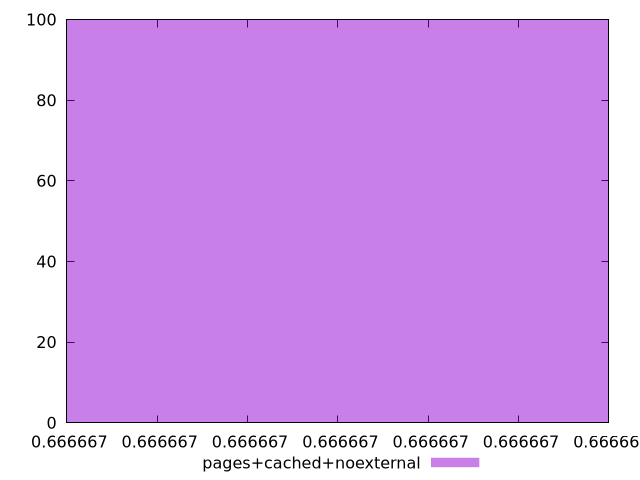

gnuplot code for this plot:
$_pagesCachedNoexternal <<EOF
0.6666666666666667 100
EOF
set key outside below
set terminal pngcairo
set output "report_00005_2020-11-02T22-26-11.212Z/uses-text-compression/pages+cached+noexternal//hist.png"
set yrange [0:100]
set boxwidth 6.052287179021177e-16
set style fill transparent solid 0.5 noborder
plot $_pagesCachedNoexternal title "pages+cached+noexternal" with boxes ,
